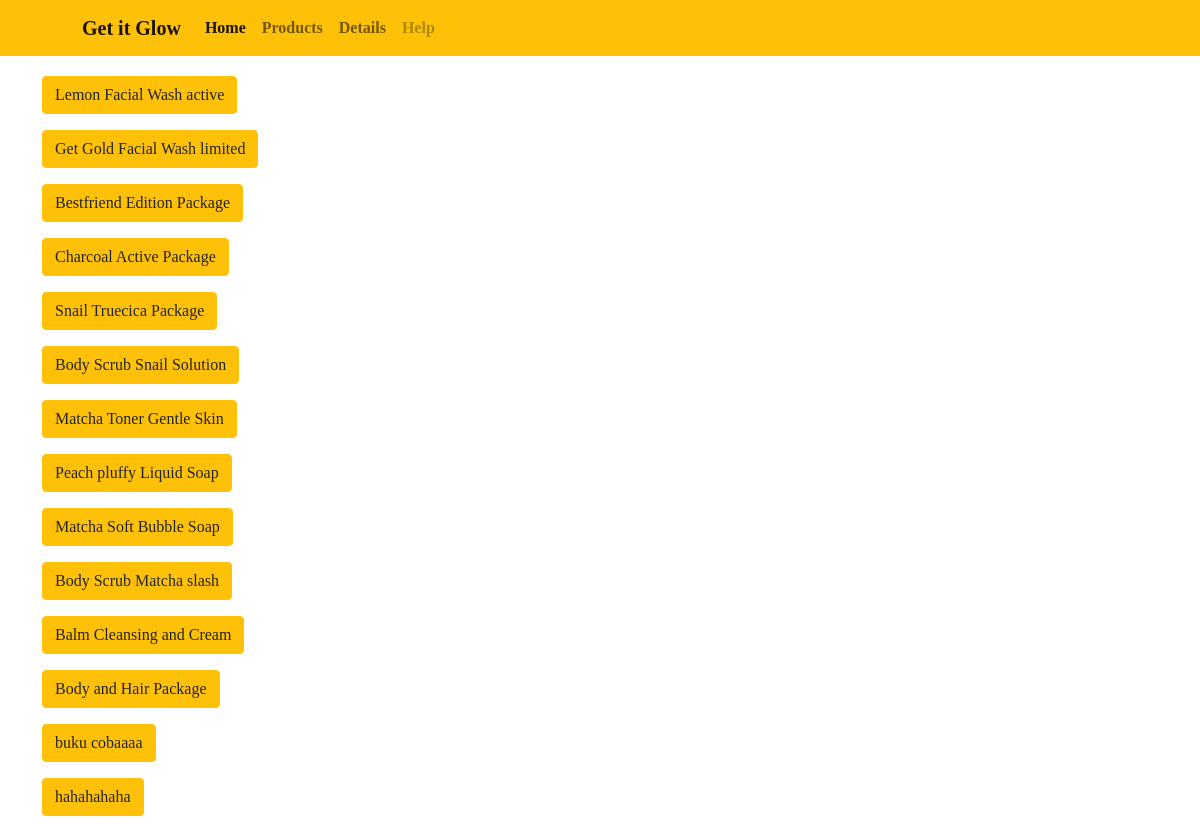
/praktikum/tugas4/latihan4c/index.php, run on the app's committed database.
### tables this page shows
CREATE TABLE `products` (
  `id` int(5) NOT NULL,
  `picture` varchar(50) DEFAULT NULL,
  `name` varchar(50) DEFAULT NULL,
  `brand` varchar(50) DEFAULT NULL,
  `description` varchar(100) DEFAULT NULL,
  `price` varchar(50) DEFAULT NULL,
  `category` varchar(50) DEFAULT NULL
);

### praktikum/tugas4/latihan4c/php/functions.php (called while the page is built, shortened)
<?php
function koneksi()
{
    $conn = mysqli_connect("localhost", "root", "");
    mysqli_select_db($conn, "pw_tubes_203040153");
    return $conn;
}
function query ($sql)
{
    $conn = koneksi();
    $result = mysqli_query($conn, "$sql");
    $rows = [];
    while ($row = mysqli_fetch_assoc($result)) {
        $rows[] = $row;
    }
    return $rows;
}
?>

### praktikum/tugas4/latihan4c/index.php (the view, shortened to what this page needs)
<?php
require 'php/functions.php';
$products = query("SELECT * FROM products")
?>
<!DOCTYPE html>
<html lang="en">
<head>
    <link rel="stylesheet" href="css/style.css">
    <link href="https://cdn.jsdelivr.net/npm/bootstrap@5.0.0-beta2/dist/css/bootstrap.min.css" rel="stylesheet"
>
</head>
<body>
    <nav class="navbar navbar-expand-lg navbar-light bg-warning" >
    <div class="container-fluid">
        <a class="navbar-brand" href="#" style="margin-left: 70px;">Get it Glow</a>
        <div class="collapse navbar-collapse" id="navbarNavAltMarkup" >
        <div class="navbar-nav">
            <a class="nav-link active" aria-current="page" href="#">Home</a>
            <a class="nav-link" href="#">Products</a>
            <a class="nav-link" href="#">Details</a>
            <a class="nav-link disabled" href="#" tabindex="-1" aria-disabled="true">Help</a>
        </div>
        </div>
    </div>
    </nav>
    <div class="container" style=" margin-top: 20px;">
        <?php foreach($products as $p) : ?>
                <p class="nama">
                    <a class="link-dark btn btn-warning" style="text-decoration:none;" href="php/detail.php?id=<?= $p['id'] ?>">
                        <?= $p["name"] ?>
                    </a>
                </p>
        <?php endforeach; ?>
    </div>
</body>
</html>

### praktikum/tugas4/latihan4c/css/style.css (style rules this page uses)
* { font-family: 'Quicksand'; }
.container { margin-top: 20px; }
body { background-color: lightseagreen; }

### praktikum/tugas4/latihan4c/index.php (style rules this page uses)
.navbar { font-weight: bold; }
a { border-radius: 10px; }

### data on the page
products: name "Lemon Facial Wash active"
products: name "Get Gold Facial Wash limited"
products: name "Bestfriend Edition Package"
products: name "Charcoal Active Package"
products: name "Snail Truecica Package"
products: name "Body Scrub Snail Solution"
products: name "Matcha Toner Gentle Skin"
products: name "Peach pluffy Liquid Soap"
products: name "Matcha Soft Bubble Soap"
products: name "Body Scrub Matcha slash"
products: name "Balm Cleansing and Cream"
products: name "Body and Hair Package"
products: name "buku cobaaaa"
products: name "hahahahaha"
